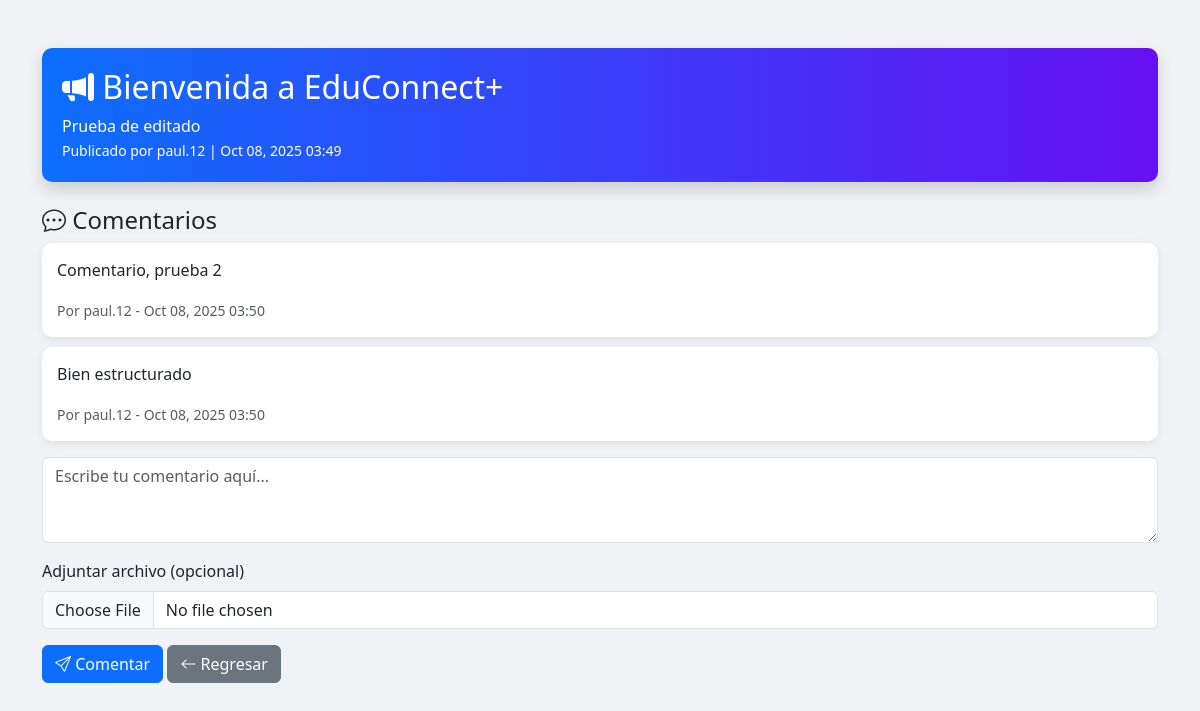
Page /forum/3/ (signed in) on the committed database.
### forum/models.py (models this page shows, shortened)
class Foro(models.Model):
    titulo = models.CharField(max_length=200)
    descripcion = models.TextField()
    autor = models.ForeignKey(User, on_delete=models.CASCADE)
    fecha_creacion = models.DateTimeField(auto_now_add=True)
    archivo = models.FileField(upload_to="foros/", blank=True, null=True)

class Comentario(models.Model):
    foro = models.ForeignKey(Foro, related_name="comentarios", on_delete=models.CASCADE)
    autor = models.ForeignKey(User, on_delete=models.CASCADE)
    texto = models.TextField()
    fecha = models.DateTimeField(auto_now_add=True)

### forum/views.py (the view)
# urls.py: path("<int:foro_id>/", views.foro_detalle, name="foro_detalle"),
@login_required
def foro_detalle(request, foro_id):
    foro = get_object_or_404(Foro, id=foro_id)
    comentarios = foro.comentarios.all().order_by("-fecha")
    if request.method == "POST":
        form = ComentarioForm(request.POST, request.FILES)  # 👈 aceptar archivos
        if form.is_valid():
            comentario = form.save(commit=False)
            comentario.foro = foro
            comentario.autor = request.user
            comentario.save()
            return redirect("foro_detalle", foro_id=foro.id)
    else:
        form = ComentarioForm()
    return render(
        request,
        "foro_detalle.html",
        {"foro": foro, "comentarios": comentarios, "form": form}
    )

### forum/forms.py
class ComentarioForm(forms.ModelForm):
    class Meta:
        model = Comentario
        fields = ["texto", "archivo"]  # 👈 añadimos archivo
        widgets = {
            "texto": forms.Textarea(attrs={"class": "form-control", "rows": 3, "placeholder": "Escribe tu comentario"}),
        }
    archivo = forms.FileField(
        required=False,
        widget=forms.ClearableFileInput(attrs={"class": "form-control"})
    )

### forum/templates/foro_detalle.html (shortened to what this page needs)
{% load static %}
<!DOCTYPE html>
<html lang="es">
<head>
    <link href="https://cdn.jsdelivr.net/npm/bootstrap@5.3.0/dist/css/bootstrap.min.css" rel="stylesheet">
</head>
<body>
<div class="container my-5">
    <div class="foro-header shadow">
        <h2><i class="bi bi-megaphone-fill"></i> {{ foro.titulo }}</h2>
        <p class="mb-0">{{ foro.descripcion }}</p>
        <small>Publicado por {{ foro.autor.username }} | {{ foro.fecha_creacion|date:"M d, Y H:i" }}</small>
    </div>
    <div class="mt-4">
        <h4><i class="bi bi-chat-dots"></i> Comentarios</h4>
        {% for comentario in comentarios %}
        <div class="comentario-card">
            <p>{{ comentario.texto }}</p>
            <small class="text-muted">Por {{ comentario.autor.username }} - {{ comentario.fecha|date:"M d, Y H:i" }}</small>
        </div>
        {% empty %}
        <p class="text-muted">No hay comentarios aún. ¡Sé el primero en comentar!</p>
        {% endfor %}
        <form method="POST" class="mt-3" enctype="multipart/form-data">
            <div class="mb-3">
                <textarea name="texto" rows="3" class="form-control" placeholder="Escribe tu comentario aquí..." required></textarea>
            </div>
            <div class="mb-3">
                <label class="form-label">Adjuntar archivo (opcional)</label>
                <input type="file" name="archivo" class="form-control">
            </div>
            <button type="submit" class="btn btn-primary"><i class="bi bi-send"></i> Comentar</button>
            <a href="{% url 'foros' %}" class="btn btn-secondary"><i class="bi bi-arrow-left"></i> Regresar</a>
        </form>
    </div>
</div>
<link rel="stylesheet" href="https://cdn.jsdelivr.net/npm/bootstrap-icons@1.10.5/font/bootstrap-icons.css">
</body>
</html>

### forum/templates/foro_detalle.html (style rules this page uses)
body { background-color: #f0f2f5; }
.foro-header { background: linear-gradient(90deg, #0d6efd, #6610f2); color: white; padding: 20px; border-radius: 10px; }
.comentario-card { background: white; padding: 15px; border-radius: 10px; margin-bottom: 10px; box-shadow: 0 2px 8px rgba(0,0,0,0.08); }

### rows in the picture
Foro: titulo "Bienvenida a EduConnect+", descripcion "Prueba de editado", autor.username "paul.12", fecha_creacion "Oct 08, 2025 03:49"
Comentario: texto "Comentario, prueba 2", autor.username "paul.12", fecha "Oct 08, 2025 03:50"
Comentario: texto "Bien estructurado", autor.username "paul.12", fecha "Oct 08, 2025 03:50"
